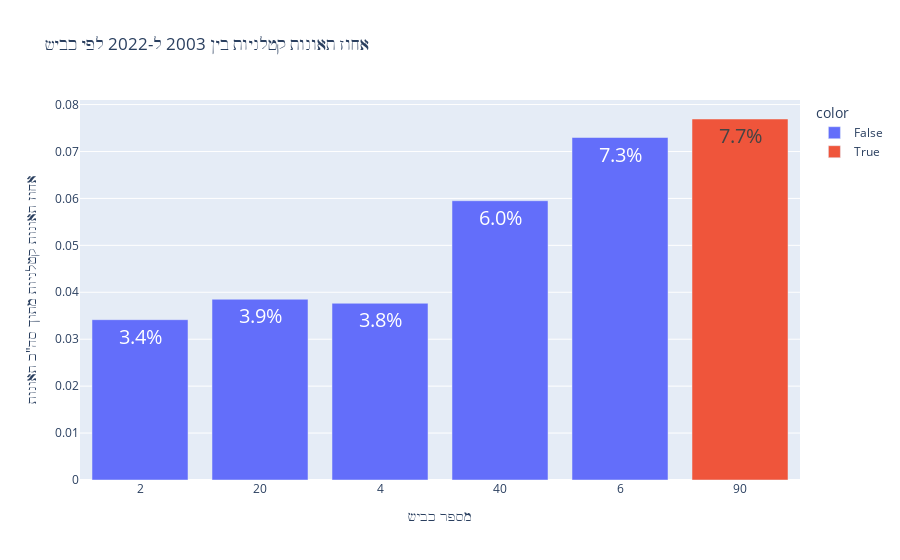

Source (notebook cell):
### Code cell
df.source_road = df.source_road.astype(str)
fig = ( 
    (df >> filter(_.year >= 2018))
    .groupby('source_road')
    .accident_severity
    .value_counts(normalize=True)
    .reset_index(name='severity') 
    >> filter(_.accident_severity=='קטלנית')
    >> mutate(color=_.source_road=='90')
    >> pipe(lambda x: px.bar(x, 
        x='source_road', 
        y='severity', 
        color='color',
        title='אחוז תאונות קטלניות בין 2003 ל-2022 לפי כביש',
        text='severity',
        text_auto=',.1%',
        labels={'severity': 'אחוז תאונות קטלניות מתוך סה"כ תאונות', 'source_road': 'מספר כביש'}
        ))
)
fig.update_traces(textfont_size=20)

### Figure 1 — Plotly figure (JSON) as saved in the notebook; plotly's stock layout.template omitted (floating-point values rounded to 4 significant figures)
{"data": [{"alignmentgroup": "True", "hovertemplate": "color=False<br>מספר כביש=%{x}<br>אחוז תאונות קטלניות מתוך סה\"כ תאונות=%{text}<extra></extra>", "legendgroup": "False", "marker": {"color": "#636efa", "pattern": {"shape": ""}}, "name": "False", "offsetgroup": "False", "orientation": "v", "showlegend": true, "text": [0.03416, 0.03852, 0.03766, 0.05951, 0.07298], "textfont": {"size": 20}, "textposition": "auto", "texttemplate": "%{y:,.1%}", "type": "bar", "x": ["2", "20", "4", "40", "6"], "xaxis": "x", "y": [0.03416, 0.03852, 0.03766, 0.05951, 0.07298], "yaxis": "y"}, {"alignmentgroup": "True", "hovertemplate": "color=True<br>מספר כביש=%{x}<br>אחוז תאונות קטלניות מתוך סה\"כ תאונות=%{text}<extra></extra>", "legendgroup": "True", "marker": {"color": "#EF553B", "pattern": {"shape": ""}}, "name": "True", "offsetgroup": "True", "orientation": "v", "showlegend": true, "text": [0.07692], "textfont": {"size": 20}, "textposition": "auto", "texttemplate": "%{y:,.1%}", "type": "bar", "x": ["90"], "xaxis": "x", "y": [0.07692], "yaxis": "y"}], "layout": {"barmode": "relative", "legend": {"title": {"text": "color"}, "tracegroupgap": 0}, "title": {"text": "אחוז תאונות קטלניות בין 2003 ל-2022 לפי כביש"}, "xaxis": {"anchor": "y", "domain": [0, 1], "title": {"text": "מספר כביש"}}, "yaxis": {"anchor": "x", "domain": [0, 1], "title": {"text": "אחוז תאונות קטלניות מתוך סה\"כ תאונות"}}}}
